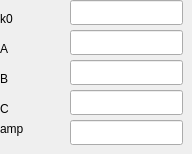
        <widget class="QWidget" name="page_18">
         <widget class="QLabel" name="label_89">
          <property name="geometry">
           <rect>
            <x>0</x>
            <y>10</y>
            <width>67</width>
            <height>17</height>
           </rect>
          </property>
          <property name="text">
           <string>k0</string>
          </property>
         </widget>
         <widget class="QLineEdit" name="lineEdit_8">
          <property name="geometry">
           <rect>
            <x>70</x>
            <y>0</y>
            <width>113</width>
            <height>25</height>
           </rect>
          </property>
         </widget>
         <widget class="QLabel" name="label_90">
          <property name="geometry">
           <rect>
            <x>0</x>
            <y>40</y>
            <width>67</width>
            <height>17</height>
           </rect>
          </property>
          <property name="text">
           <string>A</string>
          </property>
         </widget>
         <widget class="QLineEdit" name="lineEdit_11">
          <property name="geometry">
           <rect>
            <x>70</x>
            <y>30</y>
            <width>113</width>
            <height>25</height>
           </rect>
          </property>
         </widget>
         <widget class="QLabel" name="label_91">
          <property name="geometry">
           <rect>
            <x>0</x>
            <y>70</y>
            <width>67</width>
            <height>17</height>
           </rect>
          </property>
          <property name="text">
           <string>B</string>
          </property>
         </widget>
         <widget class="QLineEdit" name="lineEdit_12">
          <property name="geometry">
           <rect>
            <x>70</x>
            <y>60</y>
            <width>113</width>
            <height>25</height>
           </rect>
          </property>
         </widget>
         <widget class="QLabel" name="label_92">
          <property name="geometry">
           <rect>
            <x>0</x>
            <y>100</y>
            <width>67</width>
            <height>17</height>
           </rect>
          </property>
          <property name="text">
           <string>C</string>
          </property>
         </widget>
         <widget class="QLineEdit" name="lineEdit_13">
          <property name="geometry">
           <rect>
            <x>70</x>
            <y>90</y>
            <width>113</width>
            <height>25</height>
           </rect>
          </property>
         </widget>
         <widget class="QLabel" name="label_93">
          <property name="geometry">
           <rect>
            <x>0</x>
            <y>120</y>
            <width>71</width>
            <height>17</height>
           </rect>
          </property>
          <property name="text">
           <string>amp</string>
          </property>
         </widget>
         <widget class="QLineEdit" name="lineEdit_14">
          <property name="geometry">
           <rect>
            <x>70</x>
            <y>120</y>
            <width>113</width>
            <height>25</height>
           </rect>
          </property>
         </widget>
        </widget>
